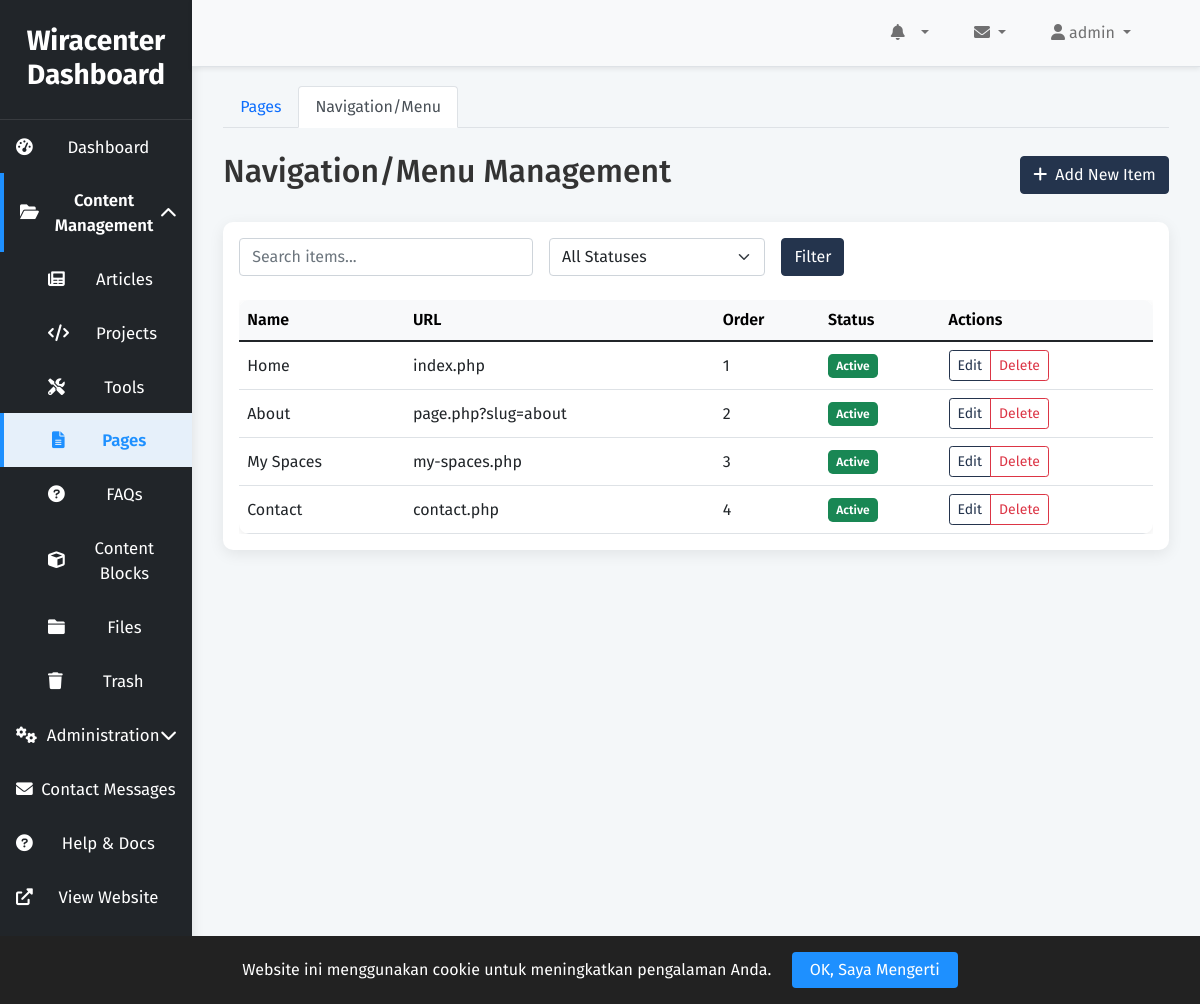
/admin/pages.php?tab=navigation (signed in), run on the app's committed database.
### tables this page shows
CREATE TABLE IF NOT EXISTS `navigation_items` (
    `id` INT AUTO_INCREMENT PRIMARY KEY,
    `name` VARCHAR(100) NOT NULL,
    `url` VARCHAR(255) NOT NULL,
    `display_order` INT DEFAULT 0,
    `status` ENUM('active', 'inactive') DEFAULT 'active',
    `created_at` TIMESTAMP DEFAULT CURRENT_TIMESTAMP,
    `updated_at` TIMESTAMP DEFAULT CURRENT_TIMESTAMP ON UPDATE CURRENT_TIMESTAMP,
    INDEX `idx_navigation_status` (`status`),
    INDEX `idx_navigation_order` (`display_order`)
);

### admin/pages.php (the view, shortened to what this page needs)
<?php
include 'includes/header.php';
$db = new Database();
$conn = $db->connect();
$tab = $_GET['tab'] ?? 'pages';
$action = $_GET['action'] ?? 'list';
if (isset($_GET['tab']) && in_array($_GET['tab'], ['pages', 'navigation'])) {
    $tab = $_GET['tab'];
}
$pages = [];
$page = null;
$navigation_items = [];
if ($tab === 'navigation') {
    if ($action == 'list') {
        $sql = "SELECT * FROM navigation_items WHERE 1=1";
        $params = [];
        $sql .= " ORDER BY display_order ASC";
        $stmt = $conn->prepare($sql);
        $stmt->execute($params);
        $navigation_items = $stmt->fetchAll(PDO::FETCH_ASSOC);
    }
}
?>
<div class="container-fluid">
    <ul class="nav nav-tabs mb-4" id="pagesNavTabs" role="tablist">
        <li class="nav-item" role="presentation">
            <a class="nav-link<?php echo $tab === 'pages' ? ' active' : ''; ?>" href="?tab=pages">Pages</a>
        </li>
        <li class="nav-item" role="presentation">
            <a class="nav-link<?php echo $tab === 'navigation' ? ' active' : ''; ?>" href="?tab=navigation">Navigation/Menu</a>
        </li>
    </ul>
    <?php if ($tab === 'pages'): ?>
        <?php if ($action == 'list'): ?>
            <div class="d-flex justify-content-between align-items-center mb-4">
                <h1 class="h2">Pages Management</h1>
                <a href="?tab=pages&action=new" class="btn btn-primary">
                    <i class="fas fa-plus me-2"></i>Add New Page
                </a>
            </div>
            <div class="card mb-4">
                <div class="card-body">
                    <form method="GET" class="row g-3 align-items-center mb-4">
                        <input type="hidden" name="tab" value="pages">
                        <input type="hidden" name="action" value="list">
                        <div class="col-md-4">
                            <input type="text" name="search" class="form-control" placeholder="Search pages..." value="<?php echo $_GET['search'] ?? ''; ?>">
                        </div>
                        <div class="col-md-3">
                            <select name="status_filter" class="form-select">
                                <option value="">All Statuses</option>
                                <option value="published" <?php echo (($_GET['status_filter'] ?? '') == 'published') ? 'selected' : ''; ?>>Published</option>
                                <option value="draft" <?php echo (($_GET['status_filter'] ?? '') == 'draft') ? 'selected' : ''; ?>>Draft</option>
                            </select>
                        </div>
                        <div class="col-md-auto">
                            <button type="submit" class="btn btn-primary">Filter</button>
                        </div>
                    </form>
                    <div class="table-responsive">
                        <table class="table table-hover mb-0">
                            <thead class="table-primary">
                                <tr>
                                    <th>Title</th>
                                    <th>Slug</th>
                                    <th>Status</th>
                                    <th>Actions</th>
                                </tr>
                            </thead>
                            <tbody>
                                <?php if ($pages): ?>
                                    <?php foreach ($pages as $item): ?>
                                        <tr>
                                            <td><?php echo htmlspecialchars_decode($item['title']); ?></td>
                                            <td><?php echo htmlspecialchars($item['slug']); ?></td>
                                            <td><span class="badge bg-<?php echo $item['status'] == 'published' ? 'success' : 'secondary'; ?>"><?php echo ucfirst($item['status']); ?></span></td>
                                            <td>
                                                <div class="btn-group btn-group-sm">
                                                    <a href="?tab=pages&action=edit&id=<?php echo $item['id']; ?>" class="btn btn-outline-primary">Edit</a>
                                                    <a href="?tab=pages&action=delete&id=<?php echo $item['id']; ?>" class="btn btn-outline-danger delete-btn" data-item="page">Delete</a>
                                                </div>
                                            </td>
                                        </tr>
                                    <?php endforeach; ?>
                                <?php else: ?>
                                    <tr>
                                        <td colspan="4" class="text-center text-muted py-4">No pages found.</td>
                                    </tr>
                                <?php endif; ?>
                            </tbody>
                        </table>
                    </div>
                </div>
            </div>
        <?php elseif ($action == 'new' || $action == 'edit'): ?>
            <div class="d-flex justify-content-between align-items-center mb-4">
                <h1 class="h2"><?php echo $action == 'new' ? 'Add New Page' : 'Edit Page'; ?></h1>
                <a href="?tab=pages&action=list" class="btn btn-secondary">
                    <i class="fas fa-arrow-left me-2"></i>Back to List
                </a>
            </div>
            <form method="POST" enctype="multipart/form-data" id="editPageForm">
                    <input type="hidden" name="csrf_token" value="<?php echo generateCSRFToken(); ?>">
                <input type="hidden" name="form_type" value="page">
                <div class="card mb-4">
                    <div class="card-body">
                        <div class="mb-3">
                            <label for="title" class="form-label">Title *</label>
                            <input type="text" class="form-control" id="title" name="title" value="<?php echo htmlspecialchars($page['title'] ?? ''); ?>" required style="font-family: 'Fira Sans', Arial, Helvetica, sans-serif;">
                        </div>
                        <div class="mb-3">
                            <label for="slug" class="form-label">Slug *</label>
                            <input type="text" class="form-control" id="slug" name="slug" value="<?php echo htmlspecialchars($page['slug'] ?? ''); ?>" required style="font-family: 'Fira Sans', Arial, Helvetica, sans-serif;">
                            <small class="form-text text-muted">e.g., about, contact, faq</small>
                        </div>
                        <?php if (($page['slug'] ?? '') === 'about'): ?>
                        <div class="mb-3">
                            <label class="form-label">Profile Image</label><br>
                            <?php if (!empty($page['profile_image'])): ?>
                                <img id="profileImagePreview" src="../uploads/<?php echo htmlspecialchars($page['profile_image']); ?>" alt="Profile Image" style="max-width:120px;max-height:120px;border-radius:50%;margin-bottom:10px;display:block;">
                            <?php else: ?>
                                <img id="profileImagePreview" src="https://via.placeholder.com/120x120?text=No+Image" alt="Profile Image" style="max-width:120px;max-height:120px;border-radius:50%;margin-bottom:10px;display:block;">
                            <?php endif; ?>
                            <input type="file" class="form-control" id="profileImageInput" name="profile_image" accept="image/*">
                            <input type="hidden" name="cropped_profile_image" id="croppedProfileImage">
                            <div id="cropperContainer" style="width:400px;height:400px;overflow:hidden;margin-top:15px;display:none;">
                                <img id="cropperImage" style="max-width:100%;max-height:100%;display:block;margin:auto;">
                            </div>
                            <button type="button" class="btn btn-outline-secondary mt-2" id="cropProfileImageBtn" style="display:none;">Crop & Preview</button>
                        </div>
                        <?php endif; ?>
                        <?php if ($action == 'edit' && $page && $page['slug'] === 'about'): ?>
                        <?php endif; ?>
                        <div class="mb-3">
                            <label for="content" class="form-label">Content *</label>
                            <textarea name="content" id="content" class="form-control tinymce" rows="12" style="font-family: 'Fira Sans', Arial, Helvetica, sans-serif;"><?php echo isset($page['content']) ? htmlspecialchars_decode($page['content']) : ''; ?></textarea>
                        </div>
                        <div class="mb-3">
                            <label for="status" class="form-label">Status</label>
                            <select class="form-select" id="status" name="status">
                                <option value="published" <?php echo ($page['status'] ?? '') == 'published' ? 'selected' : ''; ?>>Published</option>
                                <option value="draft" <?php echo ($page['status'] ?? '') == 'draft' ? 'selected' : ''; ?>>Draft</option>
                            </select>
                        </div>
                        <button type="submit" class="btn btn-primary">
                            <i class="fas fa-save me-2"></i>Save Page
                        </button>
                    </div>
                </div>
            </form>
            <link href="https://cdnjs.cloudflare.com/ajax/libs/cropperjs/1.5.13/cropper.min.css" rel="stylesheet"/>
            <script src="https://cdnjs.cloudflare.com/ajax/libs/cropperjs/1.5.13/cropper.min.js"></script>
            <script>
            let cropper;
            const cropperImage = document.getElementById('cropperImage');
            const cropperContainer = document.getElementById('cropperContainer');
            const cropBtn = document.getElementById('cropProfileImageBtn');
            const profileImageInput = document.getElementById('profileImageInput');
            const profileImagePreview = document.getElementById('profileImagePreview');
            profileImageInput?.addEventListener('change', function(e) {
                if (e.target.files && e.target.files[0]) {
                    const reader = new FileReader();
                    reader.onload = function(event) {
                        cropperImage.src = event.target.result;
                        cropperContainer.style.display = 'block';
                        cropBtn.style.display = 'inline-block';
                        if (cropper) {
                            cropper.destroy();
                            cropper = null;
                        }
                        cropper = new Cropper(cropperImage, {
                            aspectRatio: 1,
                            viewMode: 1,
                            autoCropArea: 1,
                            dragMode: 'move',
                            responsive: false,
                            background: false
                        });
                    };
                    reader.readAsDataURL(e.target.files[0]);
                }
            });
            cropBtn?.addEventListener('click', function() {
                if (cropper) {
                    cropper.getCroppedCanvas({width: 400, height: 400}).toBlob(function(blob) {
                        const reader = new FileReader();
                        reader.onloadend = function() {
                            document.getElementById('croppedProfileImage').value = reader.result;
                            profileImagePreview.src = reader.result;
                        };
                        reader.readAsDataURL(blob);
                    }, 'image/png');
                }
            });
            </script>
        <?php endif; ?>
    <?php elseif ($tab === 'navigation'): ?>
        <?php if ($action == 'list'): ?>
            <div class="d-flex justify-content-between align-items-center mb-4">
                <h1 class="h2">Navigation/Menu Management</h1>
                <a href="?tab=navigation&action=new" class="btn btn-primary">
                    <i class="fas fa-plus me-2"></i>Add New Item
                </a>
            </div>
            <div class="card mb-4">
                <div class="card-body">
                    <form method="GET" class="row g-3 align-items-center mb-4">
                        <div class="col-md-4">
                            <input type="text" name="search" class="form-control" placeholder="Search items..." value="<?php echo $_GET['search'] ?? ''; ?>">
                        </div>
                        <div class="col-md-3">
                            <select name="status_filter" class="form-select">
                                <option value="">All Statuses</option>
                            </select>
                        </div>
                        <div class="col-md-auto">
                            <button type="submit" class="btn btn-primary">Filter</button>
                        </div>
                    </form>
                    <div class="table-responsive">
                        <table class="table table-hover mb-0">
                            <thead class="table-primary">
                                <tr>
                                    <th>Name</th>
                                    <th>URL</th>
                                    <th>Order</th>
                                    <th>Status</th>
                                    <th>Actions</th>
                                </tr>
                            </thead>
                            <tbody>
                                <?php if ($navigation_items): ?>
                                    <?php foreach ($navigation_items as $item): ?>
                                        <tr>
                                            <td><?php echo htmlspecialchars($item['name']); ?></td>
                                            <td><?php echo htmlspecialchars($item['url']); ?></td>
                                            <td><?php echo (int)$item['display_order']; ?></td>
                                            <td><span class="badge bg-<?php echo $item['status'] == 'active' ? 'success' : 'secondary'; ?>"><?php echo ucfirst($item['status']); ?></span></td>
                                            <td>
                                                <div class="btn-group btn-group-sm">
                                                    <a href="?tab=navigation&action=edit&id=<?php echo $item['id']; ?>" class="btn btn-outline-primary">Edit</a>
                                                    <a href="?tab=navigation&action=delete&id=<?php echo $item['id']; ?>" class="btn btn-outline-danger delete-btn" data-item="navigation item">Delete</a>
                                                </div>
                                            </td>
                                        </tr>
                                    <?php endforeach; ?>
                                <?php else: ?>
                                    <tr>
                                        <td colspan="5" class="text-center text-muted py-4">No navigation items found.</td>
                                    </tr>
                                <?php endif; ?>
                            </tbody>
                        </table>
                    </div>
                </div>
            </div>
        <?php endif; ?>
    <?php endif; ?>
</div>
<?php include 'includes/footer.php'; ?>

### data on the page
navigation_items: name "Home", url "index.php", display_order "1", status "Active"
navigation_items: name "About", url "page.php?slug=about", display_order "2", status "Active"
navigation_items: name "My Spaces", url "my-spaces.php", display_order "3", status "Active"
navigation_items: name "Contact", url "contact.php", display_order "4", status "Active"

### other printed values
$_SESSION['username'] "admin"
